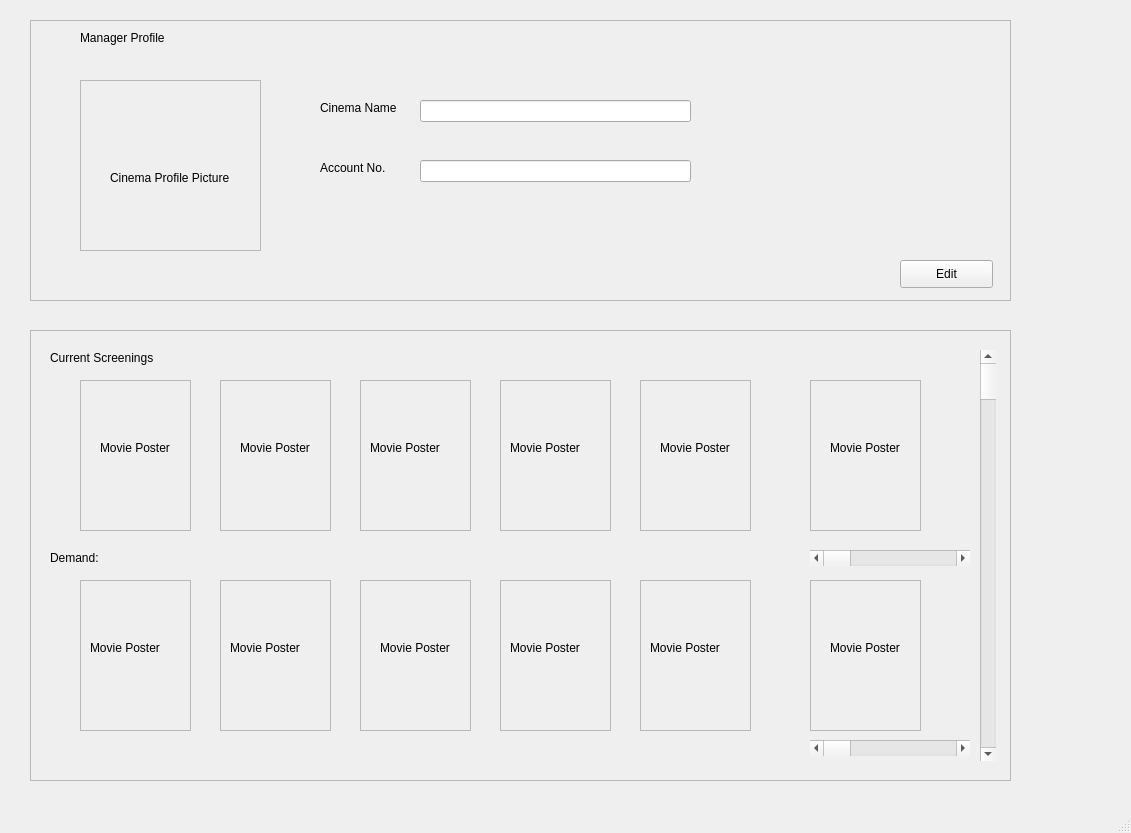
<?xml version="1.0" encoding="UTF-8"?>
<ui version="4.0">
 <class>MainWindow</class>
 <widget class="QMainWindow" name="MainWindow">
  <property name="geometry">
   <rect>
    <x>0</x>
    <y>0</y>
    <width>1131</width>
    <height>833</height>
   </rect>
  </property>
  <property name="windowTitle">
   <string>Cinema Manager Profile</string>
  </property>
  <widget class="QWidget" name="centralwidget">
   <widget class="QFrame" name="frame_3">
    <property name="geometry">
     <rect>
      <x>30</x>
      <y>330</y>
      <width>981</width>
      <height>451</height>
     </rect>
    </property>
    <property name="frameShape">
     <enum>QFrame::StyledPanel</enum>
    </property>
    <property name="frameShadow">
     <enum>QFrame::Raised</enum>
    </property>
    <widget class="QLabel" name="label_5">
     <property name="geometry">
      <rect>
       <x>20</x>
       <y>20</y>
       <width>121</width>
       <height>16</height>
      </rect>
     </property>
     <property name="text">
      <string>Current Screenings</string>
     </property>
    </widget>
    <widget class="QLabel" name="label_6">
     <property name="geometry">
      <rect>
       <x>20</x>
       <y>220</y>
       <width>55</width>
       <height>16</height>
      </rect>
     </property>
     <property name="text">
      <string>Demand:</string>
     </property>
    </widget>
    <widget class="QScrollBar" name="horizontalScrollBar">
     <property name="geometry">
      <rect>
       <x>780</x>
       <y>220</y>
       <width>160</width>
       <height>16</height>
      </rect>
     </property>
     <property name="orientation">
      <enum>Qt::Horizontal</enum>
     </property>
    </widget>
    <widget class="QScrollBar" name="horizontalScrollBar_2">
     <property name="geometry">
      <rect>
       <x>780</x>
       <y>410</y>
       <width>160</width>
       <height>16</height>
      </rect>
     </property>
     <property name="orientation">
      <enum>Qt::Horizontal</enum>
     </property>
    </widget>
    <widget class="QFrame" name="frame_4">
     <property name="geometry">
      <rect>
       <x>50</x>
       <y>50</y>
       <width>111</width>
       <height>151</height>
      </rect>
     </property>
     <property name="frameShape">
      <enum>QFrame::StyledPanel</enum>
     </property>
     <property name="frameShadow">
      <enum>QFrame::Raised</enum>
     </property>
     <widget class="QLabel" name="label_2">
      <property name="geometry">
       <rect>
        <x>20</x>
        <y>60</y>
        <width>91</width>
        <height>16</height>
       </rect>
      </property>
      <property name="text">
       <string>Movie Poster</string>
      </property>
     </widget>
    </widget>
    <widget class="QFrame" name="frame_5">
     <property name="geometry">
      <rect>
       <x>190</x>
       <y>50</y>
       <width>111</width>
       <height>151</height>
      </rect>
     </property>
     <property name="frameShape">
      <enum>QFrame::StyledPanel</enum>
     </property>
     <property name="frameShadow">
      <enum>QFrame::Raised</enum>
     </property>
     <widget class="QLabel" name="label_7">
      <property name="geometry">
       <rect>
        <x>20</x>
        <y>60</y>
        <width>91</width>
        <height>16</height>
       </rect>
      </property>
      <property name="text">
       <string>Movie Poster</string>
      </property>
     </widget>
    </widget>
    <widget class="QFrame" name="frame_6">
     <property name="geometry">
      <rect>
       <x>330</x>
       <y>50</y>
       <width>111</width>
       <height>151</height>
      </rect>
     </property>
     <property name="frameShape">
      <enum>QFrame::StyledPanel</enum>
     </property>
     <property name="frameShadow">
      <enum>QFrame::Raised</enum>
     </property>
     <widget class="QLabel" name="label_8">
      <property name="geometry">
       <rect>
        <x>10</x>
        <y>60</y>
        <width>91</width>
        <height>16</height>
       </rect>
      </property>
      <property name="text">
       <string>Movie Poster</string>
      </property>
     </widget>
    </widget>
    <widget class="QFrame" name="frame_7">
     <property name="geometry">
      <rect>
       <x>470</x>
       <y>50</y>
       <width>111</width>
       <height>151</height>
      </rect>
     </property>
     <property name="frameShape">
      <enum>QFrame::StyledPanel</enum>
     </property>
     <property name="frameShadow">
      <enum>QFrame::Raised</enum>
     </property>
     <widget class="QLabel" name="label_10">
      <property name="geometry">
       <rect>
        <x>10</x>
        <y>60</y>
        <width>91</width>
        <height>16</height>
       </rect>
      </property>
      <property name="text">
       <string>Movie Poster</string>
      </property>
     </widget>
    </widget>
    <widget class="QFrame" name="frame_8">
     <property name="geometry">
      <rect>
       <x>610</x>
       <y>50</y>
       <width>111</width>
       <height>151</height>
      </rect>
     </property>
     <property name="frameShape">
      <enum>QFrame::StyledPanel</enum>
     </property>
     <property name="frameShadow">
      <enum>QFrame::Raised</enum>
     </property>
     <widget class="QLabel" name="label_11">
      <property name="geometry">
       <rect>
        <x>20</x>
        <y>60</y>
        <width>91</width>
        <height>16</height>
       </rect>
      </property>
      <property name="text">
       <string>Movie Poster</string>
      </property>
     </widget>
    </widget>
    <widget class="QFrame" name="frame_9">
     <property name="geometry">
      <rect>
       <x>780</x>
       <y>50</y>
       <width>111</width>
       <height>151</height>
      </rect>
     </property>
     <property name="frameShape">
      <enum>QFrame::StyledPanel</enum>
     </property>
     <property name="frameShadow">
      <enum>QFrame::Raised</enum>
     </property>
     <widget class="QLabel" name="label_12">
      <property name="geometry">
       <rect>
        <x>20</x>
        <y>60</y>
        <width>91</width>
        <height>16</height>
       </rect>
      </property>
      <property name="text">
       <string>Movie Poster</string>
      </property>
     </widget>
    </widget>
    <widget class="QFrame" name="frame_10">
     <property name="geometry">
      <rect>
       <x>50</x>
       <y>250</y>
       <width>111</width>
       <height>151</height>
      </rect>
     </property>
     <property name="frameShape">
      <enum>QFrame::StyledPanel</enum>
     </property>
     <property name="frameShadow">
      <enum>QFrame::Raised</enum>
     </property>
     <widget class="QLabel" name="label_13">
      <property name="geometry">
       <rect>
        <x>10</x>
        <y>60</y>
        <width>91</width>
        <height>16</height>
       </rect>
      </property>
      <property name="text">
       <string>Movie Poster</string>
      </property>
     </widget>
    </widget>
    <widget class="QFrame" name="frame_11">
     <property name="geometry">
      <rect>
       <x>190</x>
       <y>250</y>
       <width>111</width>
       <height>151</height>
      </rect>
     </property>
     <property name="frameShape">
      <enum>QFrame::StyledPanel</enum>
     </property>
     <property name="frameShadow">
      <enum>QFrame::Raised</enum>
     </property>
     <widget class="QLabel" name="label_14">
      <property name="geometry">
       <rect>
        <x>10</x>
        <y>60</y>
        <width>91</width>
        <height>16</height>
       </rect>
      </property>
      <property name="text">
       <string>Movie Poster</string>
      </property>
     </widget>
    </widget>
    <widget class="QFrame" name="frame_12">
     <property name="geometry">
      <rect>
       <x>330</x>
       <y>250</y>
       <width>111</width>
       <height>151</height>
      </rect>
     </property>
     <property name="frameShape">
      <enum>QFrame::StyledPanel</enum>
     </property>
     <property name="frameShadow">
      <enum>QFrame::Raised</enum>
     </property>
     <widget class="QLabel" name="label_15">
      <property name="geometry">
       <rect>
        <x>20</x>
        <y>60</y>
        <width>91</width>
        <height>16</height>
       </rect>
      </property>
      <property name="text">
       <string>Movie Poster</string>
      </property>
     </widget>
    </widget>
    <widget class="QFrame" name="frame_13">
     <property name="geometry">
      <rect>
       <x>470</x>
       <y>250</y>
       <width>111</width>
       <height>151</height>
      </rect>
     </property>
     <property name="frameShape">
      <enum>QFrame::StyledPanel</enum>
     </property>
     <property name="frameShadow">
      <enum>QFrame::Raised</enum>
     </property>
     <widget class="QLabel" name="label_16">
      <property name="geometry">
       <rect>
        <x>10</x>
        <y>60</y>
        <width>91</width>
        <height>16</height>
       </rect>
      </property>
      <property name="text">
       <string>Movie Poster</string>
      </property>
     </widget>
    </widget>
    <widget class="QFrame" name="frame_14">
     <property name="geometry">
      <rect>
       <x>610</x>
       <y>250</y>
       <width>111</width>
       <height>151</height>
      </rect>
     </property>
     <property name="frameShape">
      <enum>QFrame::StyledPanel</enum>
     </property>
     <property name="frameShadow">
      <enum>QFrame::Raised</enum>
     </property>
     <widget class="QLabel" name="label_17">
      <property name="geometry">
       <rect>
        <x>10</x>
        <y>60</y>
        <width>91</width>
        <height>16</height>
       </rect>
      </property>
      <property name="text">
       <string>Movie Poster</string>
      </property>
     </widget>
    </widget>
    <widget class="QFrame" name="frame_15">
     <property name="geometry">
      <rect>
       <x>780</x>
       <y>250</y>
       <width>111</width>
       <height>151</height>
      </rect>
     </property>
     <property name="frameShape">
      <enum>QFrame::StyledPanel</enum>
     </property>
     <property name="frameShadow">
      <enum>QFrame::Raised</enum>
     </property>
     <widget class="QLabel" name="label_18">
      <property name="geometry">
       <rect>
        <x>20</x>
        <y>60</y>
        <width>91</width>
        <height>16</height>
       </rect>
      </property>
      <property name="text">
       <string>Movie Poster</string>
      </property>
     </widget>
    </widget>
    <widget class="QScrollBar" name="verticalScrollBar">
     <property name="geometry">
      <rect>
       <x>950</x>
       <y>20</y>
       <width>16</width>
       <height>411</height>
      </rect>
     </property>
     <property name="orientation">
      <enum>Qt::Vertical</enum>
     </property>
    </widget>
   </widget>
   <widget class="QFrame" name="frame">
    <property name="geometry">
     <rect>
      <x>30</x>
      <y>20</y>
      <width>981</width>
      <height>281</height>
     </rect>
    </property>
    <property name="frameShape">
     <enum>QFrame::StyledPanel</enum>
    </property>
    <property name="frameShadow">
     <enum>QFrame::Raised</enum>
    </property>
    <widget class="QLineEdit" name="lineEdit">
     <property name="geometry">
      <rect>
       <x>390</x>
       <y>80</y>
       <width>271</width>
       <height>22</height>
      </rect>
     </property>
    </widget>
    <widget class="QPushButton" name="pushButton">
     <property name="geometry">
      <rect>
       <x>870</x>
       <y>240</y>
       <width>93</width>
       <height>28</height>
      </rect>
     </property>
     <property name="text">
      <string>Edit</string>
     </property>
    </widget>
    <widget class="QLabel" name="label">
     <property name="geometry">
      <rect>
       <x>50</x>
       <y>10</y>
       <width>151</width>
       <height>16</height>
      </rect>
     </property>
     <property name="text">
      <string>Manager Profile</string>
     </property>
    </widget>
    <widget class="QLabel" name="label_3">
     <property name="geometry">
      <rect>
       <x>290</x>
       <y>80</y>
       <width>91</width>
       <height>16</height>
      </rect>
     </property>
     <property name="text">
      <string>Cinema Name</string>
     </property>
    </widget>
    <widget class="QLabel" name="label_4">
     <property name="geometry">
      <rect>
       <x>290</x>
       <y>140</y>
       <width>81</width>
       <height>16</height>
      </rect>
     </property>
     <property name="text">
      <string>Account No.</string>
     </property>
    </widget>
    <widget class="QLineEdit" name="lineEdit_2">
     <property name="geometry">
      <rect>
       <x>390</x>
       <y>140</y>
       <width>271</width>
       <height>22</height>
      </rect>
     </property>
    </widget>
    <widget class="QFrame" name="frame_28">
     <property name="geometry">
      <rect>
       <x>50</x>
       <y>60</y>
       <width>181</width>
       <height>171</height>
      </rect>
     </property>
     <property name="frameShape">
      <enum>QFrame::StyledPanel</enum>
     </property>
     <property name="frameShadow">
      <enum>QFrame::Raised</enum>
     </property>
     <widget class="QLabel" name="label_9">
      <property name="geometry">
       <rect>
        <x>30</x>
        <y>90</y>
        <width>151</width>
        <height>16</height>
       </rect>
      </property>
      <property name="text">
       <string>Cinema Profile Picture</string>
      </property>
     </widget>
    </widget>
   </widget>
  </widget>
  <widget class="QMenuBar" name="menubar">
   <property name="geometry">
    <rect>
     <x>0</x>
     <y>0</y>
     <width>1131</width>
     <height>26</height>
    </rect>
   </property>
  </widget>
  <widget class="QStatusBar" name="statusbar"/>
 </widget>
 <resources/>
 <connections/>
</ui>
